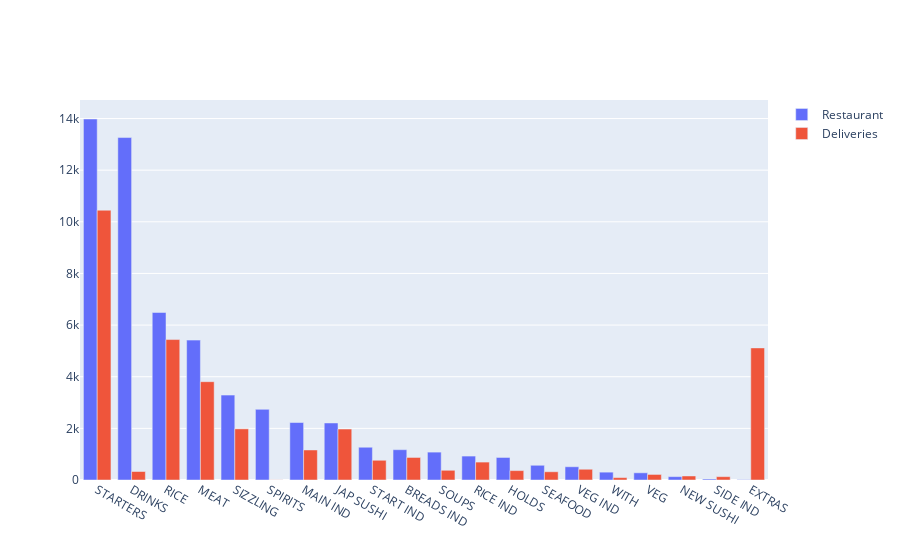

The cell this chart's notebook holds for it:
### Code cell
# Explore ProductFamily

#ProductFamily Consumption in restaurant 
pf_rest= df[df.IsDelivery == 0][["ProductFamily","Qty"]].groupby(["ProductFamily"]).sum().sort_values(by = "Qty", ascending = False).reset_index() 

#ProductFamily Consumption in deliveries 
pf_deli= df[df.IsDelivery == 1][["ProductFamily","Qty"]].groupby(["ProductFamily"]).sum().sort_values(by = "Qty", ascending = False).reset_index() 


pf_group = pf_rest.merge(pf_deli, left_on= "ProductFamily", right_on="ProductFamily" ) 
 

fig = go.Figure(data=[ 
    go.Bar(name='Restaurant', x=pf_group['ProductFamily'], y=pf_group['Qty_x']), 
    go.Bar(name='Deliveries', x=pf_group['ProductFamily'], y=pf_group['Qty_y']) 
]) 

# Change the bar mode 
fig.update_layout(barmode='group') 
fig.show()

### Figure 1 — Plotly figure (JSON) as saved in the notebook; plotly's stock layout.template omitted (floating-point values rounded to 4 significant figures)
{"data": [{"name": "Restaurant", "type": "bar", "x": ["STARTERS", "DRINKS", "RICE", "MEAT", "SIZZLING", "SPIRITS", "MAIN IND", "JAP SUSHI", "START IND", "BREADS IND", "SOUPS", "RICE IND", "HOLDS", "SEAFOOD", "VEG IND", "WITH", "VEG", "NEW SUSHI", "SIDE IND", "EXTRAS"], "y": [13982, 13263, 6488, 5418, 3288, 2736, 2226, 2209, 1269, 1174, 1080, 927, 873, 570, 513, 304, 279, 130, 38, 13]}, {"name": "Deliveries", "type": "bar", "x": ["STARTERS", "DRINKS", "RICE", "MEAT", "SIZZLING", "SPIRITS", "MAIN IND", "JAP SUSHI", "START IND", "BREADS IND", "SOUPS", "RICE IND", "HOLDS", "SEAFOOD", "VEG IND", "WITH", "VEG", "NEW SUSHI", "SIDE IND", "EXTRAS"], "y": [10449, 329, 5440, 3808, 1981, 5, 1163, 1974, 764, 873, 376, 694, 364, 319, 416, 93, 215, 156, 129, 5116]}], "layout": {"barmode": "group"}}
